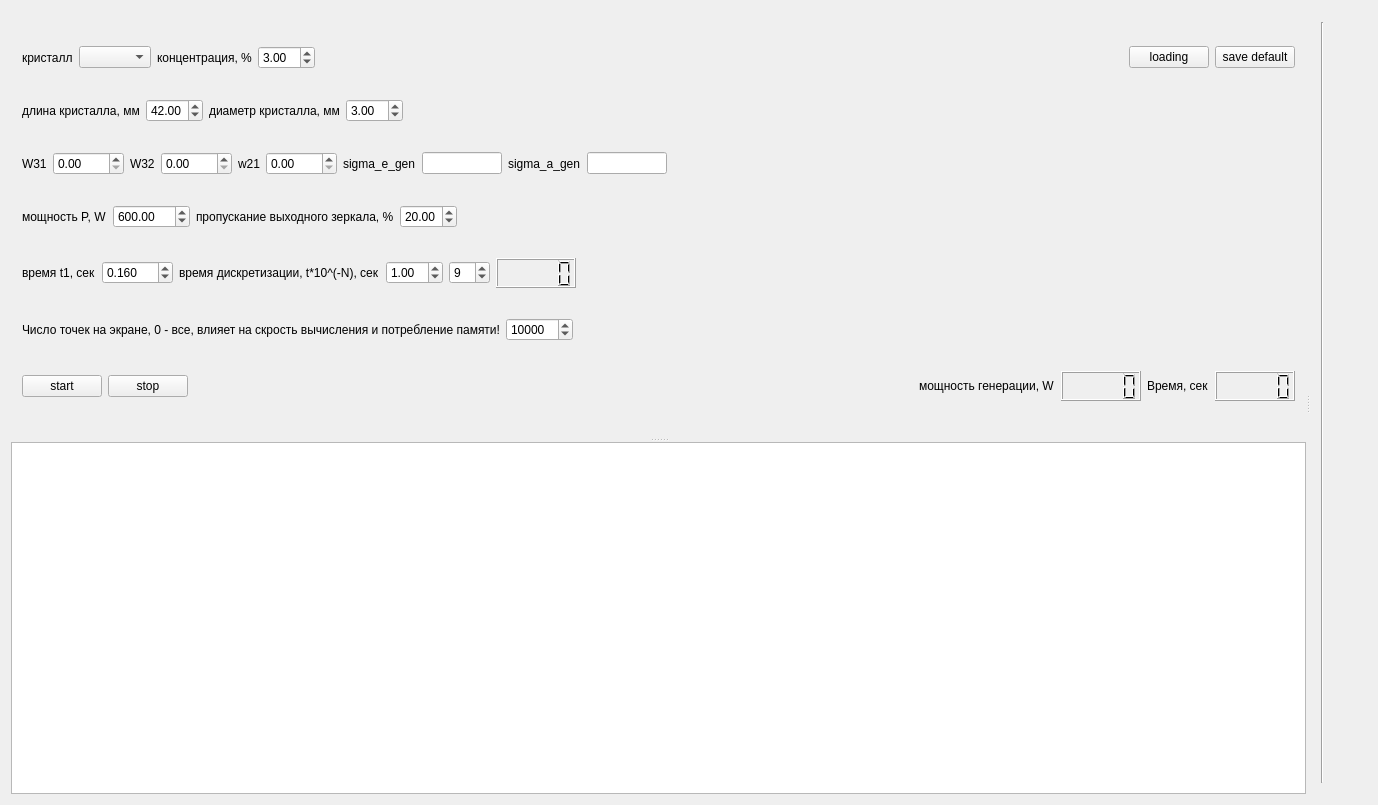
<?xml version="1.0" encoding="UTF-8"?>
<ui version="4.0">
 <class>Widget</class>
 <widget class="QWidget" name="Widget">
  <property name="geometry">
   <rect>
    <x>0</x>
    <y>0</y>
    <width>1378</width>
    <height>805</height>
   </rect>
  </property>
  <property name="windowTitle">
   <string>Widget</string>
  </property>
  <layout class="QGridLayout" name="gridLayout">
   <item row="0" column="0">
    <widget class="QSplitter" name="splitter_2">
     <property name="orientation">
      <enum>Qt::Horizontal</enum>
     </property>
     <widget class="QSplitter" name="splitter">
      <property name="orientation">
       <enum>Qt::Vertical</enum>
      </property>
      <widget class="QWidget" name="layoutWidget">
       <layout class="QVBoxLayout" name="verticalLayout">
        <item>
         <layout class="QHBoxLayout" name="horizontalLayout_18">
          <item>
           <layout class="QHBoxLayout" name="horizontalLayout_10">
            <item>
             <widget class="QLabel" name="label_9">
              <property name="text">
               <string>кристалл</string>
              </property>
              <property name="buddy">
               <cstring>comboBoxTm</cstring>
              </property>
             </widget>
            </item>
            <item>
             <widget class="QComboBox" name="comboBoxTm"/>
            </item>
           </layout>
          </item>
          <item>
           <layout class="QHBoxLayout" name="horizontalLayout_3">
            <item>
             <widget class="QLabel" name="label_3">
              <property name="text">
               <string>концентрация, %</string>
              </property>
              <property name="buddy">
               <cstring>doubleSpinBoxN</cstring>
              </property>
             </widget>
            </item>
            <item>
             <widget class="QDoubleSpinBox" name="doubleSpinBoxN">
              <property name="value">
               <double>3.000000000000000</double>
              </property>
             </widget>
            </item>
           </layout>
          </item>
          <item>
           <spacer name="horizontalSpacer_5">
            <property name="orientation">
             <enum>Qt::Horizontal</enum>
            </property>
            <property name="sizeHint" stdset="0">
             <size>
              <width>40</width>
              <height>20</height>
             </size>
            </property>
           </spacer>
          </item>
          <item>
           <widget class="QPushButton" name="pushButtoLoading">
            <property name="text">
             <string>loading</string>
            </property>
           </widget>
          </item>
          <item>
           <widget class="QPushButton" name="pushButtonSave">
            <property name="text">
             <string>save default</string>
            </property>
           </widget>
          </item>
         </layout>
        </item>
        <item>
         <layout class="QHBoxLayout" name="horizontalLayout_17">
          <item>
           <layout class="QHBoxLayout" name="horizontalLayout_11">
            <item>
             <widget class="QLabel" name="label_10">
              <property name="text">
               <string>длина кристалла, мм</string>
              </property>
              <property name="buddy">
               <cstring>doubleSpinBox_l</cstring>
              </property>
             </widget>
            </item>
            <item>
             <widget class="QDoubleSpinBox" name="doubleSpinBox_l">
              <property name="value">
               <double>42.000000000000000</double>
              </property>
             </widget>
            </item>
           </layout>
          </item>
          <item>
           <layout class="QHBoxLayout" name="horizontalLayout_12">
            <item>
             <widget class="QLabel" name="label_11">
              <property name="text">
               <string>диаметр кристалла, мм</string>
              </property>
              <property name="buddy">
               <cstring>doubleSpinBoxD</cstring>
              </property>
             </widget>
            </item>
            <item>
             <widget class="QDoubleSpinBox" name="doubleSpinBoxD">
              <property name="value">
               <double>3.000000000000000</double>
              </property>
             </widget>
            </item>
           </layout>
          </item>
          <item>
           <spacer name="horizontalSpacer_4">
            <property name="orientation">
             <enum>Qt::Horizontal</enum>
            </property>
            <property name="sizeHint" stdset="0">
             <size>
              <width>40</width>
              <height>20</height>
             </size>
            </property>
           </spacer>
          </item>
         </layout>
        </item>
        <item>
         <layout class="QHBoxLayout" name="horizontalLayout_21">
          <item>
           <widget class="QLabel" name="label_12">
            <property name="text">
             <string>W31</string>
            </property>
            <property name="buddy">
             <cstring>doubleSpinBoxW31</cstring>
            </property>
           </widget>
          </item>
          <item>
           <widget class="QDoubleSpinBox" name="doubleSpinBoxW31">
            <property name="maximum">
             <double>9999.989999999999782</double>
            </property>
           </widget>
          </item>
          <item>
           <widget class="QLabel" name="label_13">
            <property name="text">
             <string>W32</string>
            </property>
            <property name="buddy">
             <cstring>doubleSpinBoxW32</cstring>
            </property>
           </widget>
          </item>
          <item>
           <widget class="QDoubleSpinBox" name="doubleSpinBoxW32">
            <property name="maximum">
             <double>9999.989999999999782</double>
            </property>
           </widget>
          </item>
          <item>
           <widget class="QLabel" name="label_14">
            <property name="text">
             <string>w21</string>
            </property>
            <property name="buddy">
             <cstring>doubleSpinBoxW21</cstring>
            </property>
           </widget>
          </item>
          <item>
           <widget class="QDoubleSpinBox" name="doubleSpinBoxW21">
            <property name="maximum">
             <double>9999.989999999999782</double>
            </property>
           </widget>
          </item>
          <item>
           <widget class="QLabel" name="label_15">
            <property name="text">
             <string>sigma_e_gen</string>
            </property>
           </widget>
          </item>
          <item>
           <widget class="QLineEdit" name="lineEditSigma_e_gen">
            <property name="maximumSize">
             <size>
              <width>80</width>
              <height>16777215</height>
             </size>
            </property>
           </widget>
          </item>
          <item>
           <widget class="QLabel" name="label_16">
            <property name="text">
             <string>sigma_a_gen</string>
            </property>
           </widget>
          </item>
          <item>
           <widget class="QLineEdit" name="lineEditSigma_a_gen">
            <property name="maximumSize">
             <size>
              <width>80</width>
              <height>16777215</height>
             </size>
            </property>
           </widget>
          </item>
          <item>
           <spacer name="horizontalSpacer_7">
            <property name="orientation">
             <enum>Qt::Horizontal</enum>
            </property>
            <property name="sizeHint" stdset="0">
             <size>
              <width>40</width>
              <height>20</height>
             </size>
            </property>
           </spacer>
          </item>
         </layout>
        </item>
        <item>
         <layout class="QHBoxLayout" name="horizontalLayout_16">
          <item>
           <layout class="QHBoxLayout" name="horizontalLayout">
            <item>
             <widget class="QLabel" name="label">
              <property name="text">
               <string>мощность P, W</string>
              </property>
              <property name="buddy">
               <cstring>doubleSpinBoxP</cstring>
              </property>
             </widget>
            </item>
            <item>
             <widget class="QDoubleSpinBox" name="doubleSpinBoxP">
              <property name="maximum">
               <double>99999.000000000000000</double>
              </property>
              <property name="singleStep">
               <double>100.000000000000000</double>
              </property>
              <property name="value">
               <double>600.000000000000000</double>
              </property>
             </widget>
            </item>
           </layout>
          </item>
          <item>
           <layout class="QHBoxLayout" name="horizontalLayout_4">
            <item>
             <widget class="QLabel" name="label_4">
              <property name="text">
               <string>пропускание выходного зеркала, %</string>
              </property>
              <property name="buddy">
               <cstring>doubleSpinBoxTout</cstring>
              </property>
             </widget>
            </item>
            <item>
             <widget class="QDoubleSpinBox" name="doubleSpinBoxTout">
              <property name="maximum">
               <double>99.989999999999995</double>
              </property>
              <property name="value">
               <double>20.000000000000000</double>
              </property>
             </widget>
            </item>
           </layout>
          </item>
          <item>
           <spacer name="horizontalSpacer_2">
            <property name="orientation">
             <enum>Qt::Horizontal</enum>
            </property>
            <property name="sizeHint" stdset="0">
             <size>
              <width>40</width>
              <height>20</height>
             </size>
            </property>
           </spacer>
          </item>
         </layout>
        </item>
        <item>
         <layout class="QHBoxLayout" name="horizontalLayout_15">
          <item>
           <layout class="QHBoxLayout" name="horizontalLayout_2">
            <item>
             <widget class="QLabel" name="label_2">
              <property name="text">
               <string>время t1, сек</string>
              </property>
              <property name="buddy">
               <cstring>doubleSpinBoxTend</cstring>
              </property>
             </widget>
            </item>
            <item>
             <widget class="QDoubleSpinBox" name="doubleSpinBoxTend">
              <property name="decimals">
               <number>3</number>
              </property>
              <property name="maximum">
               <double>999.000000000000000</double>
              </property>
              <property name="singleStep">
               <double>0.010000000000000</double>
              </property>
              <property name="value">
               <double>0.160000000000000</double>
              </property>
             </widget>
            </item>
           </layout>
          </item>
          <item>
           <layout class="QHBoxLayout" name="horizontalLayout_8">
            <item>
             <widget class="QLabel" name="label_7">
              <property name="text">
               <string>время дискретизации, t*10^(-N), сек</string>
              </property>
              <property name="buddy">
               <cstring>doubleSpinBoxHt</cstring>
              </property>
             </widget>
            </item>
            <item>
             <widget class="QDoubleSpinBox" name="doubleSpinBoxHt">
              <property name="decimals">
               <number>2</number>
              </property>
              <property name="value">
               <double>1.000000000000000</double>
              </property>
             </widget>
            </item>
            <item>
             <widget class="QSpinBox" name="spinBoxHN">
              <property name="value">
               <number>9</number>
              </property>
             </widget>
            </item>
            <item>
             <widget class="QLCDNumber" name="lcdNumberH">
              <property name="minimumSize">
               <size>
                <width>80</width>
                <height>30</height>
               </size>
              </property>
              <property name="maximumSize">
               <size>
                <width>80</width>
                <height>30</height>
               </size>
              </property>
             </widget>
            </item>
           </layout>
          </item>
          <item>
           <spacer name="horizontalSpacer_6">
            <property name="orientation">
             <enum>Qt::Horizontal</enum>
            </property>
            <property name="sizeHint" stdset="0">
             <size>
              <width>40</width>
              <height>20</height>
             </size>
            </property>
           </spacer>
          </item>
         </layout>
        </item>
        <item>
         <layout class="QHBoxLayout" name="horizontalLayout_14">
          <item>
           <layout class="QHBoxLayout" name="horizontalLayout_9">
            <item>
             <widget class="QLabel" name="label_8">
              <property name="text">
               <string>Число точек на экране, 0 - все, влияет на скрость вычисления и потребление памяти!</string>
              </property>
              <property name="buddy">
               <cstring>spinBoxNDots</cstring>
              </property>
             </widget>
            </item>
            <item>
             <widget class="QSpinBox" name="spinBoxNDots">
              <property name="maximum">
               <number>9999999</number>
              </property>
              <property name="value">
               <number>10000</number>
              </property>
             </widget>
            </item>
           </layout>
          </item>
          <item>
           <spacer name="horizontalSpacer_3">
            <property name="orientation">
             <enum>Qt::Horizontal</enum>
            </property>
            <property name="sizeHint" stdset="0">
             <size>
              <width>40</width>
              <height>20</height>
             </size>
            </property>
           </spacer>
          </item>
         </layout>
        </item>
        <item>
         <layout class="QHBoxLayout" name="horizontalLayout_13">
          <item>
           <layout class="QHBoxLayout" name="horizontalLayout_6">
            <item>
             <widget class="QPushButton" name="PushButtonStart">
              <property name="text">
               <string>start</string>
              </property>
             </widget>
            </item>
            <item>
             <widget class="QPushButton" name="pushButtonStop">
              <property name="text">
               <string>stop</string>
              </property>
             </widget>
            </item>
           </layout>
          </item>
          <item>
           <spacer name="horizontalSpacer">
            <property name="orientation">
             <enum>Qt::Horizontal</enum>
            </property>
            <property name="sizeHint" stdset="0">
             <size>
              <width>40</width>
              <height>20</height>
             </size>
            </property>
           </spacer>
          </item>
          <item>
           <layout class="QHBoxLayout" name="horizontalLayout_5">
            <item>
             <widget class="QLabel" name="label_5">
              <property name="text">
               <string>мощность генерации, W</string>
              </property>
             </widget>
            </item>
            <item>
             <widget class="QLCDNumber" name="lcdNumberP_gen">
              <property name="minimumSize">
               <size>
                <width>80</width>
                <height>30</height>
               </size>
              </property>
              <property name="maximumSize">
               <size>
                <width>80</width>
                <height>30</height>
               </size>
              </property>
             </widget>
            </item>
           </layout>
          </item>
          <item>
           <layout class="QHBoxLayout" name="horizontalLayout_7">
            <item>
             <widget class="QLabel" name="label_6">
              <property name="text">
               <string>Время, сек</string>
              </property>
             </widget>
            </item>
            <item>
             <widget class="QLCDNumber" name="lcdNumber_tk">
              <property name="minimumSize">
               <size>
                <width>80</width>
                <height>30</height>
               </size>
              </property>
              <property name="maximumSize">
               <size>
                <width>80</width>
                <height>30</height>
               </size>
              </property>
             </widget>
            </item>
           </layout>
          </item>
         </layout>
        </item>
       </layout>
      </widget>
      <widget class="QTextBrowser" name="textBrowser"/>
     </widget>
     <widget class="QWidget" name="layoutWidget">
      <layout class="QHBoxLayout" name="horizontalLayout_20">
       <item>
        <widget class="Line" name="line_2">
         <property name="orientation">
          <enum>Qt::Vertical</enum>
         </property>
        </widget>
       </item>
       <item>
        <layout class="QVBoxLayout" name="verticalLayout_2">
         <item>
          <widget class="grafWidget" name="graf" native="true"/>
         </item>
         <item>
          <widget class="grafWidget" name="grafN" native="true"/>
         </item>
        </layout>
       </item>
      </layout>
     </widget>
    </widget>
   </item>
  </layout>
 </widget>
 <layoutdefault spacing="6" margin="11"/>
 <customwidgets>
  <customwidget>
   <class>grafWidget</class>
   <extends>QWidget</extends>
   <header>grafwidget.h</header>
   <container>1</container>
  </customwidget>
 </customwidgets>
 <resources/>
 <connections/>
</ui>
